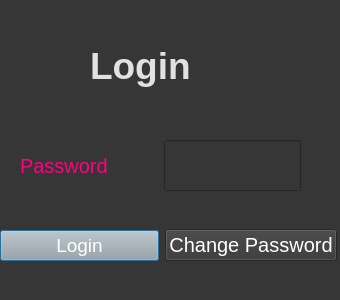
<?xml version="1.0" encoding="UTF-8"?>
<ui version="4.0">
 <class>Dialog</class>
 <widget class="QDialog" name="Dialog">
  <property name="geometry">
   <rect>
    <x>0</x>
    <y>0</y>
    <width>340</width>
    <height>300</height>
   </rect>
  </property>
  <property name="windowTitle">
   <string>Dialog</string>
  </property>
  <property name="styleSheet">
   <string notr="true">background-color: rgb(54, 54, 54);</string>
  </property>
  <widget class="QLabel" name="label">
   <property name="geometry">
    <rect>
     <x>90</x>
     <y>30</y>
     <width>121</width>
     <height>71</height>
    </rect>
   </property>
   <property name="font">
    <font>
     <pointsize>28</pointsize>
     <weight>75</weight>
     <bold>true</bold>
    </font>
   </property>
   <property name="styleSheet">
    <string notr="true">color:rgb(225, 225, 225); font-size:28pt;</string>
   </property>
   <property name="text">
    <string>Login</string>
   </property>
  </widget>
  <widget class="QWidget" name="horizontalLayoutWidget">
   <property name="geometry">
    <rect>
     <x>20</x>
     <y>140</y>
     <width>281</width>
     <height>51</height>
    </rect>
   </property>
   <layout class="QHBoxLayout" name="horizontalLayout" stretch="1,1">
    <item>
     <widget class="QLabel" name="label_5">
      <property name="styleSheet">
       <string notr="true">font-size:15pt; color:rgb(255, 0, 127)</string>
      </property>
      <property name="text">
       <string>Password</string>
      </property>
     </widget>
    </item>
    <item>
     <widget class="QLineEdit" name="password">
      <property name="sizePolicy">
       <sizepolicy hsizetype="Expanding" vsizetype="Expanding">
        <horstretch>0</horstretch>
        <verstretch>0</verstretch>
       </sizepolicy>
      </property>
      <property name="styleSheet">
       <string notr="true">font-size:14pt; color:rgb(243, 243, 243)</string>
      </property>
      <property name="text">
       <string/>
      </property>
     </widget>
    </item>
   </layout>
  </widget>
  <widget class="QWidget" name="horizontalLayoutWidget_2">
   <property name="geometry">
    <rect>
     <x>0</x>
     <y>220</y>
     <width>337</width>
     <height>51</height>
    </rect>
   </property>
   <layout class="QHBoxLayout" name="horizontalLayout_2">
    <item>
     <widget class="QPushButton" name="loginbutton">
      <property name="font">
       <font>
        <pointsize>14</pointsize>
       </font>
      </property>
      <property name="styleSheet">
       <string notr="true">background-color: rgb(167, 168, 167); font-size:14pt; color:rgb(255, 255, 255)</string>
      </property>
      <property name="text">
       <string>Login</string>
      </property>
     </widget>
    </item>
    <item>
     <widget class="QPushButton" name="changepassbutton">
      <property name="font">
       <font>
        <pointsize>15</pointsize>
       </font>
      </property>
      <property name="styleSheet">
       <string notr="true">color:rgb(255, 255, 255)</string>
      </property>
      <property name="text">
       <string>Change Password</string>
      </property>
     </widget>
    </item>
   </layout>
  </widget>
 </widget>
 <resources/>
 <connections/>
</ui>
